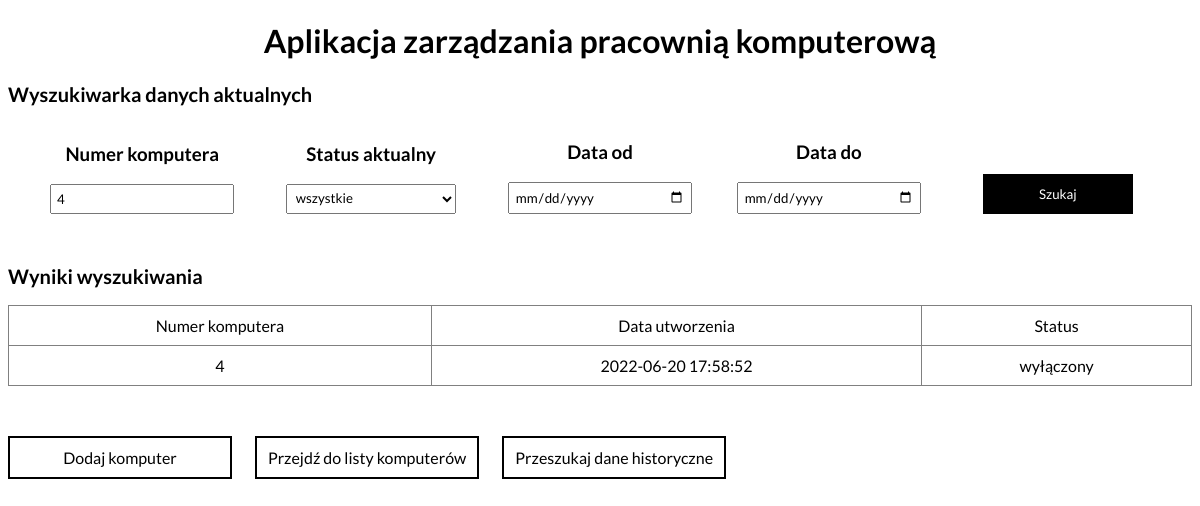
The page /search.php?number=4 on the database its author committed.
### tables this page shows
CREATE TABLE `object` (
  `number` int(11) NOT NULL,
  `dateCreated` datetime NOT NULL DEFAULT current_timestamp(),
  `status` int(11) NOT NULL
);

### search.php (the view, shortened to what this page needs)
<?php
class searchObjects{
	private $number = '';
	public function show(){
		if( isset($_GET['number']) || isset($_GET['status']) || isset($_GET['dateFrom']) || isset($_GET['dateTo'])){
			if(isset($_GET['number']) && ctype_digit($_GET['number'])){
				$this->number = $_GET['number'];
			}
			$zapytanie = "SELECT DISTINCT o.number, o.dateCreated, o.status FROM object as o, history as h WHERE o.number=h.number";
			if($this->number!='') $zapytanie .= " AND o.number='$this->number' ";
			require_once "connect.php";
			try {
				$pol = new mysqli($host,$db_user,$db_password,$db_name);
				if($pol->connect_errno!=0)
				{
					throw new Exception(mysqli_connect_errno());
				}
				else
				{
					if($rezultat = $pol->query($zapytanie))
					{
						$ilerekordow=$rezultat->num_rows;
						if($ilerekordow>0)
						{
							$content =  '<table>';
							$content .= '<thead> <td>Numer komputera</td> <td>Data utworzenia</td> <td>Status</td></thead>';
							$content .= '<tbody>';
							while($row=$rezultat->fetch_assoc())
							{
								$number = $row['number'];
								$dateCreated = $row['dateCreated'];
								$status = $row['status'];
								$content .= '<tr> <td>'.$number.'</td> <td>'.$dateCreated.'</td> <td>';
										if($status == 2) $content .= 'wyłączony';
								$content .= '</td>';
								$content .= '</tr>';
							}
							$content .= '</tbody>';
							$content .= '</table>';
							return '<h2>Wyniki wyszukiwania</h2>'.$content;
						} else {
							return 'Brak wyników';
						}
					} else return 'Brak danych';
				}
			} catch (Exceptions $e)
			{
				return "Błąd wyświetlania strony. Prosimy spróbować za kilka minut";
			}
		}
	}
}
?>
<!DOCTYPE HTML>
<html lang="pl">
<head>
	<link rel="stylesheet" href="style.css" type="text/css"/>
</head>
<body>
	<h1>Aplikacja zarządzania pracownią komputerową</h1>
	<div class="container">
	<h2>Wyszukiwarka danych aktualnych</h2>
	<form method="get">
		<div class="grid">
			<div class="grid-row">
				<h3>Numer komputera</h3>
				<input type="number" name="number" value="<?php if(isset($_GET['number'])) echo $_GET['number']; ?>"/>
			</div>
			<div class="grid-row">
				<h3>Status aktualny</h3>
				<select name="status">
					<option value="0">wszystkie</option>
				</select>
			</div>
			<div class="grid-row">
				<h3>Data od</h3>
				<input type="date" name="dateFrom"  value="<?php if(isset($_GET['dateFrom'])) echo $_GET['dateFrom']; ?>"/>
			</div>
			<div class="grid-row">
				<h3>Data do</h3>
				<input type="date" name="dateTo"  value="<?php if(isset($_GET['dateTo'])) echo $_GET['dateTo']; ?>"/>
			</div>
			<div class="grid-row">
				<button>Szukaj </button>
			</div>
		</div>
	</form>
	<?php
		$search = new searchObjects();
		echo $search->show();
	?>
	</div>
	<div class="nav">
		<a class="link" href="addComputer.php">Dodaj komputer</a>
		<a class="link" href="index.php">Przejdź do listy komputerów</a>
		<a class="link" href="searchHistory.php">Przeszukaj dane historyczne</a>
	</div>
</body>
</html>

### style.css (style rules this page uses)
* { font-family:'Lato'; }
h1 { text-align:center; }
h2 { font-size:20px; }
input { width:calc(100% - 10px - 4px); padding:5px; }
select { width:calc(100%); padding:5px; margin-bottom:5px; }
button { width:150px; height:40px; display:flex; justify-content:center; align-items:center; text-align:center; background-color:black; color:white; cursor:pointer; outline:none; border:none; margin: auto; }
table { width:100%; }
table,tr,td { border:1px solid gray; border-collapse: collapse; text-align:center; }
td { padding:10px; }
.link { display:inline-block; background-color:white; color:black; border:2px solid black; padding:10px 10px; width:200px; text-decoration:none; text-align:center; margin-bottom:20px; margin-right:20px; margin-top:50px; }
.grid { display:flex; width:100%; justify-content: space-evenly; align-items: flex-end; margin-bottom:50px; }
.grid-row { display:flex; flex-direction:column; justify-content:center; align-items:center; width:16%; }
.grid-row>input, .grid-row>select { width:90%; margin:0; }

### rows shown on the page
object: number "4", dateCreated "2022-06-20 17:58:52", value "wyłączony"
